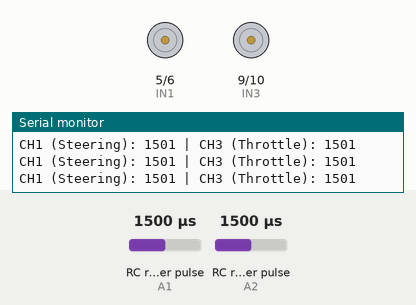
Recording of a sketch running on a simulated Arduino Uno, built with avr-gcc and run on an emulated ATmega328P. On the bench: motor-driver pin pairs drawn as motors (green arrow = first pin HIGH = forward, orange = second pin HIGH = backward, longer = more drive, scaled by the enable pin), the last lines printed to the serial monitor. Wiring (inferred from the names in the program): 2 × RC receiver channel: data A1 / data A2. The inputs (shaded band) are chosen by the test bench; at power-on: RC receiver pulse (sensors on A2, A1) 1500 µs.

Above: at 1.2 s.
1.3 s: RC receiver pulse (sensor on A2) set to 1479 µs
At 2.2 s:
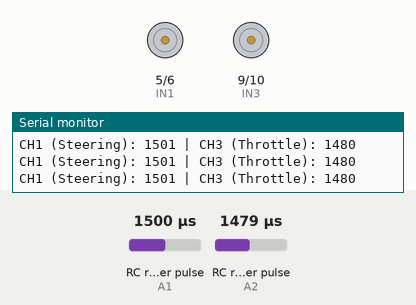
4.3 s: RC receiver pulse (sensor on A1) set to 1361 µs
7.3 s: RC receiver pulse (sensor on A1) set to 1341 µs
At 7.9 s:
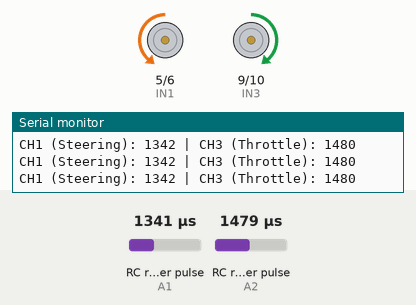
10.3 s: RC receiver pulse (sensor on A2) set to 1020 µs
At 13.1 s:
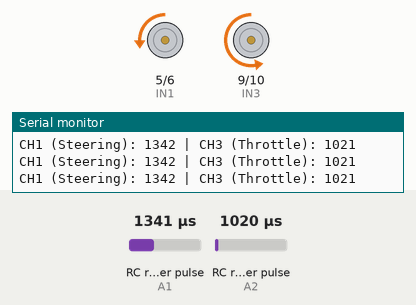
13.3 s: RC receiver pulse (sensor on A2) set to 1360 µs
At 15.25 s:
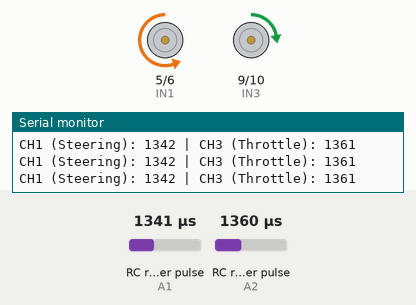
16.3 s: RC receiver pulse (sensor on A1) set to 1020 µs
Timing chart, 0 to 20.3 s (numbered marks = the images above; inputs shaded):
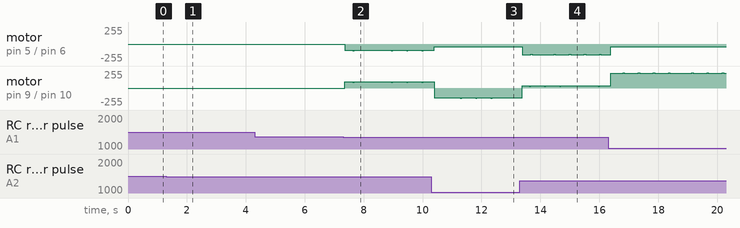

Measured:
- the behaviour switches between 1349 and 1348 µs on RC receiver pulse (sensor on A1) (found by bisection; images 1 and 2)
- after the input at 1.3 s, motor on pin 5 (IN1) / pin 6 (IN2), motor on pin 9 (IN3) / pin 10 (IN4): stopped → backward 5/255 after 3.0 s

The sketch:

Arduino_CT6B_with_Speed_CH3.ino
```cpp
const int ENA = 3;   // Left motor speed (PWM)
const int IN1 = 5;
const int IN2 = 6;
const int ENB = 11;  // Right motor speed (PWM)
const int IN3 = 9;
const int IN4 = 10;


const int ch1Pin = A1;  // Steering (Left/Right)
const int ch3Pin = A2;  // Throttle (Forward/Reverse)

int ch1Val = 0;
int ch3Val = 0;

void setup() {
  pinMode(ENA, OUTPUT);
  pinMode(ENB, OUTPUT);
  pinMode(IN1, OUTPUT);
  pinMode(IN2, OUTPUT);
  pinMode(IN3, OUTPUT);
  pinMode(IN4, OUTPUT);

  pinMode(ch1Pin, INPUT);
  pinMode(ch3Pin, INPUT);

  Serial.begin(9600);
}

void loop() {
  // === Read signals ===
  ch1Val = pulseIn(ch1Pin, HIGH, 25000);  // Steering
  ch3Val = pulseIn(ch3Pin, HIGH, 25000);  // Throttle

  Serial.print("CH1 (Steering): ");
  Serial.print(ch1Val);
  Serial.print(" | CH3 (Throttle): ");
  Serial.println(ch3Val);

  int speed = 0;
  int steer = 0;


  if (ch3Val > 1520) {
    speed = map(ch3Val, 1520, 2000, 0, 255);
  } else if (ch3Val < 1480) {
    speed = map(ch3Val, 1000, 1480, -255, 0);
  } else {
    speed = 0;
  }


  if (ch1Val >= 1350 && ch1Val <= 1550) {
    steer = 0;
  } else if (ch1Val >= 1000 && ch1Val <= 2000) {
    steer = map(ch1Val, 1000, 2000, -300, 300);
  }


  int leftSpeed = speed + steer;
  int rightSpeed = speed - steer;

  leftSpeed = constrain(leftSpeed, -300, 300);
  rightSpeed = constrain(rightSpeed, -300, 300);


  setMotor(ENA, IN1, IN2, leftSpeed);
  setMotor(ENB, IN3, IN4, rightSpeed);
}

void setMotor(int enPin, int in1, int in2, int speed) {
  if (speed > 0) {
    digitalWrite(in1, HIGH);
    digitalWrite(in2, LOW);
  } else if (speed < 0) {
    digitalWrite(in1, LOW);
    digitalWrite(in2, HIGH);
  } else {
    digitalWrite(in1, LOW);
    digitalWrite(in2, LOW);
  }

  analogWrite(enPin, abs(speed));
}
```
